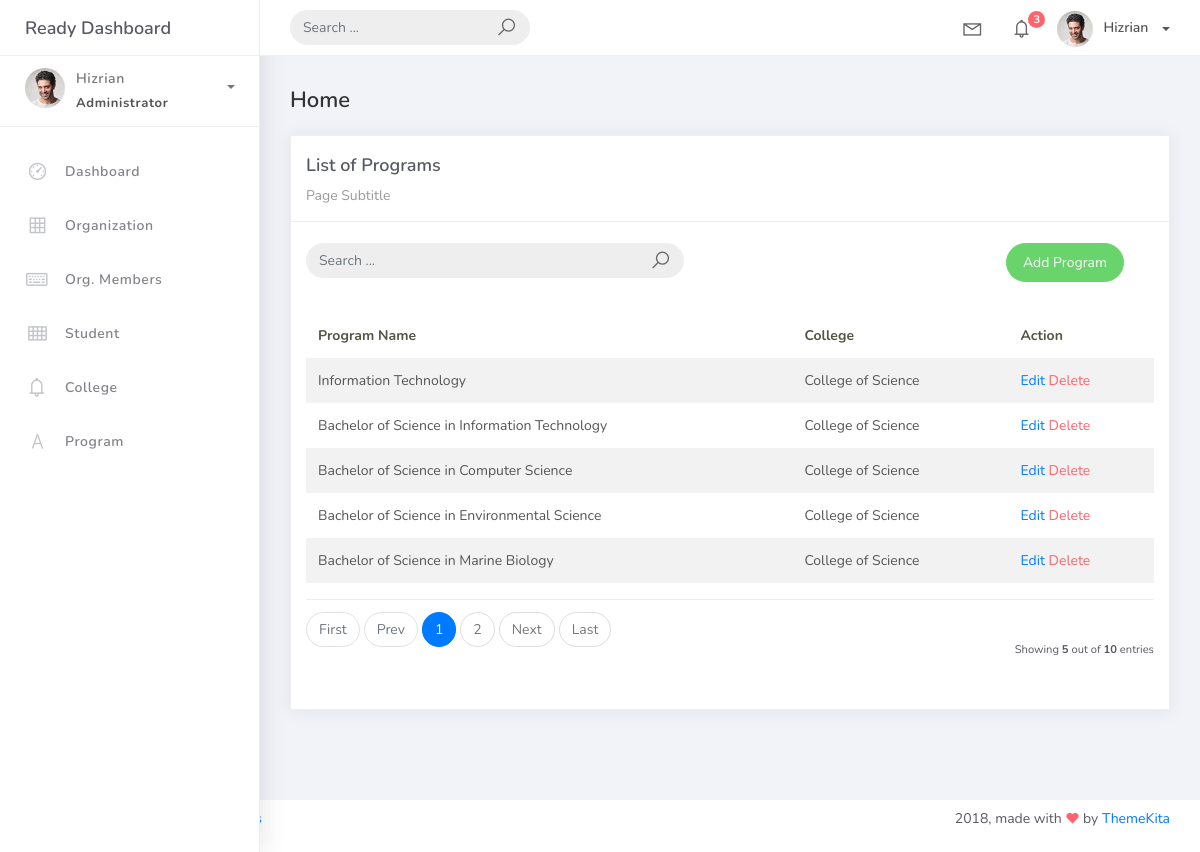
/program_list/, run on the app's committed database.
### studentorg/models.py (models this page shows, shortened)
class BaseModel (models.Model):
    created_at = models.DateTimeField(auto_now_add=True, db_index=True)
    updated_at = models.DateTimeField(auto_now=True)
    class Meta:
        abstract = True

class Program(BaseModel):
    prog_name = models.CharField(max_length=150)
    college = models.ForeignKey(College, on_delete=models.CASCADE)

class College(BaseModel):
    college_name = models.CharField(max_length=150)
    def __str__ (self):
        return self.college_name

### studentorg/views.py (the view)
# urls.py: path('program_list/', ProgramList.as_view(), name='program-list'),
class ProgramList(ListView):
    model = Program
    context_object_name = 'program'
    template_name = 'program_list.html'
    paginate_by = 5
    def get_queryset(self, *args, **kwargs):
        qs = super(ProgramList, self).get_queryset(*args, **kwargs)
        if self.request.GET.get("q") is not None:
            query = self.request.GET.get('q')
            qs = qs.filter(Q(prog_name__icontains=query) | Q(college__college_name__icontains=query))
        return qs

### templates/program_list.html
{% extends 'base.html' %} {% load static %} {% block content %}
<div class="content">
    <div class="container-fluid">
        <h4 class="page-title">Home</h4>
        <div class="row">
            <div class="col-md-12">
                <div class="card">
                    <div class="card-header">
                        <div class="card-title">List of Programs</div>
                        <div class="card-category">Page Subtitle</div>
                    </div>
                    <br />
                    <div class="col-md-12 row">
                        <div class="col-md-6">
                            <form class="navbar-left navbar-form nav-search mr-md-3" action="{% url 'program-list' %}">
                                <div class="input-group">
                                    <input type="text" placeholder="Search ..." class="form-control" name="q"/>
                                    <div class="input-group-append">
                                        <span class="input-group-text">
                                            <i class="la la-search search-icon"></i>
                                        </span>
                                    </div>
                                </div>
                            </form>
                        </div>
                        <div class="col-md-6">
                            <div class="pull-right">
                                <a href="{% url 'program-add' %}" class="btn btn-success btn-rounded">Add Program</a>
                            </div>
                        </div>
                    </div>
                    <div class="card-body">
                        <table class="table table-striped mt-3">
                            <thead>
                                <tr>
                                    <th scope="col">Program Name</th>
                                    <th scope="col">College</th>
                                    <th scope="col">Action</th>
                                </tr>
                            </thead>
                            <tbody>
                                {% for object in object_list %}
                                <tr>
                                    <td>{{ object.prog_name }}</td>
                                    <td>{{ object.college }}</td>
                                    <td>
                                        <a href="{% url 'program-update' object.id %}">Edit</a>
                                        <a href="{% url 'program-delete' object.id %}" class="text-danger">Delete</a>
                                    </td>
                                </tr>
                                {% empty %}
                                <tr>
                                    <td collapse="4" style="text-align: center">
                                        <p class="text-sm font-weight-bold mb-0">No Records Found</p>
                                    </td>
                                </tr>
                                {% endfor %}
                            </tbody>
                        </table>
                        {% include 'includes/pagination.html' %}
                    </div>
                </div>
            </div>
        </div>
    </div>
</div>
{% endblock %}

### data on the page
Program: prog_name "Information Technology", college "College of Science"
Program: prog_name "Bachelor of Science in Information Technology", college "College of Science"
Program: prog_name "Bachelor of Science in Computer Science", college "College of Science"
Program: prog_name "Bachelor of Science in Environmental Science", college "College of Science"
Program: prog_name "Bachelor of Science in Marine Biology", college "College of Science"

### other printed values
{{ page_num }} "1"
{{ page_num }} "2"
{{ object_list.count }} "5"
{{ paginator.count }} "10"
